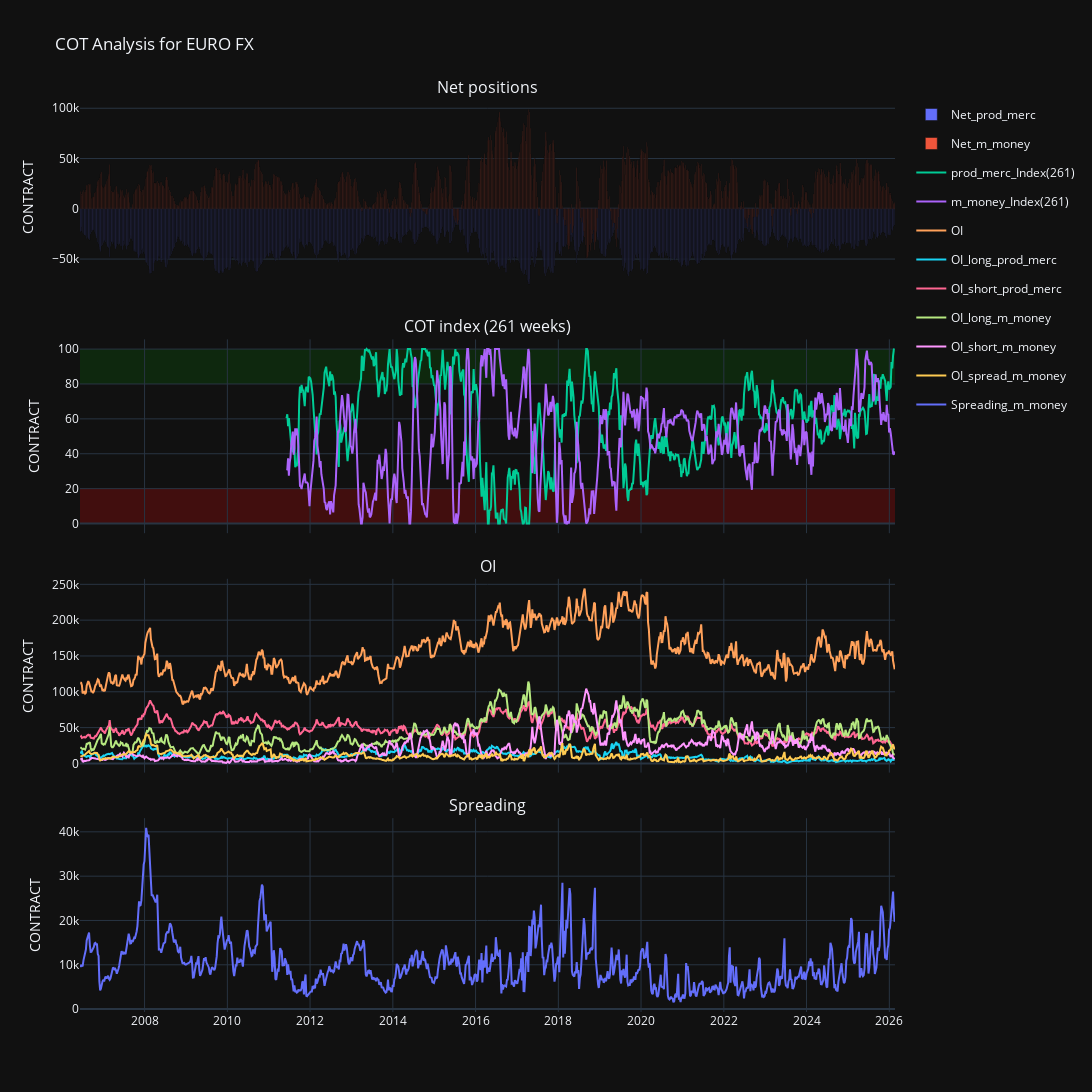

Write notebook code for a chart like this one.
### Code cell
from plotly.subplots import make_subplots
import plotly.graph_objects as go

fig = make_subplots(rows=4, cols=1, shared_xaxes=True, vertical_spacing=0.05, subplot_titles=("Net positions", f"COT index ({N} weeks)", 'OI', 'Spreading'))

for col in df_net.columns:
    fig.add_trace(
        go.Bar(
            x=df_net.index,
            y=df_net[col],
            name=col,
            legendgroup=col,
        ),
        row=1, col=1
    )

for col in df_index.columns:
    fig.add_trace(
        go.Scatter(
            x=df_index.index,
            y=df_index[col],
            name=col,
            legendgroup=col
        ),
        row=2, col=1
    )

for col in df_oi.columns:
    fig.add_trace(
        go.Scatter(
            x=df_oi.index,
            y=df_oi[col],
            name=col,
            legendgroup=col
        ),
        row=3, col=1
    )

for col in df_spreading.columns:
    fig.add_trace(
        go.Scatter(
            x=df_spreading.index,
            y=df_spreading[col],
            name=col,
            legendgroup=col
        ),
        row=4, col=1
    )

fig.add_shape(
    type='rect',
    xref='paper',  # spans the full width of the plot
    yref='y2',  # y-axis of subplot in row 1
    x0=0,
    x1=1,
    y0=80,       # Adjust based on your y-axis range
    y1=100,
    fillcolor='green',
    opacity=0.2,
    line_width=0,
    layer='below'
)

fig.add_shape(
    type='rect',
    xref='paper',  # spans the full width of the plot
    yref='y2',  # y-axis of subplot in row 1
    x0=0,
    x1=1,
    y0=0,              # Adjust based on your y-axis range
    y1=20,
    fillcolor='red',
    opacity=0.2,
    line_width=0,
    layer='below'
)

# Update layout
fig.update_layout(
    height=2000,
    width=1450,
    title_text=f"COT Analysis for EURO FX",
    template='plotly_dark',
    hovermode='x unified',  # or 'x unified' or 'closest',
)

fig.update_yaxes(title_text='CONTRACT')

### Figure 1 — Plotly figure (JSON) as saved in the notebook; plotly's stock layout.template omitted (floating-point values rounded to 4 significant figures; data arrays with more than 128 entries replaced by an {"elided": "..."} marker saying what was removed)
{"data": [{"legendgroup": "Net_prod_merc", "name": "Net_prod_merc", "type": "bar", "x": {"elided": "1028 str values"}, "xaxis": "x", "y": {"elided": "1028 int values"}, "yaxis": "y"}, {"legendgroup": "Net_m_money", "name": "Net_m_money", "type": "bar", "x": {"elided": "1028 str values"}, "xaxis": "x", "y": {"elided": "1028 int values"}, "yaxis": "y"}, {"legendgroup": "prod_merc_Index(261)", "name": "prod_merc_Index(261)", "type": "scatter", "x": {"elided": "768 str values"}, "xaxis": "x2", "y": {"elided": "768 float values"}, "yaxis": "y2"}, {"legendgroup": "m_money_Index(261)", "name": "m_money_Index(261)", "type": "scatter", "x": {"elided": "768 str values"}, "xaxis": "x2", "y": {"elided": "768 float values"}, "yaxis": "y2"}, {"legendgroup": "OI", "name": "OI", "type": "scatter", "x": {"elided": "1028 str values"}, "xaxis": "x3", "y": {"elided": "1028 int values"}, "yaxis": "y3"}, {"legendgroup": "OI_long_prod_merc", "name": "OI_long_prod_merc", "type": "scatter", "x": {"elided": "1028 str values"}, "xaxis": "x3", "y": {"elided": "1028 float values"}, "yaxis": "y3"}, {"legendgroup": "OI_short_prod_merc", "name": "OI_short_prod_merc", "type": "scatter", "x": {"elided": "1028 str values"}, "xaxis": "x3", "y": {"elided": "1028 float values"}, "yaxis": "y3"}, {"legendgroup": "OI_long_m_money", "name": "OI_long_m_money", "type": "scatter", "x": {"elided": "1028 str values"}, "xaxis": "x3", "y": {"elided": "1028 float values"}, "yaxis": "y3"}, {"legendgroup": "OI_short_m_money", "name": "OI_short_m_money", "type": "scatter", "x": {"elided": "1028 str values"}, "xaxis": "x3", "y": {"elided": "1028 float values"}, "yaxis": "y3"}, {"legendgroup": "OI_spread_m_money", "name": "OI_spread_m_money", "type": "scatter", "x": {"elided": "1028 str values"}, "xaxis": "x3", "y": {"elided": "1028 float values"}, "yaxis": "y3"}, {"legendgroup": "Spreading_m_money", "name": "Spreading_m_money", "type": "scatter", "x": {"elided": "1028 str values"}, "xaxis": "x4", "y": {"elided": "1028 int values"}, "yaxis": "y4"}], "layout": {"annotations": [{"font": {"size": 16}, "showarrow": false, "text": "Net positions", "x": 0.5, "xanchor": "center", "xref": "paper", "y": 1, "yanchor": "bottom", "yref": "paper"}, {"font": {"size": 16}, "showarrow": false, "text": "COT index (261 weeks)", "x": 0.5, "xanchor": "center", "xref": "paper", "y": 0.7375, "yanchor": "bottom", "yref": "paper"}, {"font": {"size": 16}, "showarrow": false, "text": "OI", "x": 0.5, "xanchor": "center", "xref": "paper", "y": 0.475, "yanchor": "bottom", "yref": "paper"}, {"font": {"size": 16}, "showarrow": false, "text": "Spreading", "x": 0.5, "xanchor": "center", "xref": "paper", "y": 0.2125, "yanchor": "bottom", "yref": "paper"}], "height": 2000, "hovermode": "x unified", "shapes": [{"fillcolor": "green", "layer": "below", "line": {"width": 0}, "opacity": 0.2, "type": "rect", "x0": 0, "x1": 1, "xref": "paper", "y0": 80, "y1": 100, "yref": "y2"}, {"fillcolor": "red", "layer": "below", "line": {"width": 0}, "opacity": 0.2, "type": "rect", "x0": 0, "x1": 1, "xref": "paper", "y0": 0, "y1": 20, "yref": "y2"}], "title": {"text": "COT Analysis for EURO FX"}, "width": 1450, "xaxis": {"anchor": "y", "domain": [0, 1], "matches": "x4", "showticklabels": false}, "xaxis2": {"anchor": "y2", "domain": [0, 1], "matches": "x4", "showticklabels": false}, "xaxis3": {"anchor": "y3", "domain": [0, 1], "matches": "x4", "showticklabels": false}, "xaxis4": {"anchor": "y4", "domain": [0, 1]}, "yaxis": {"anchor": "x", "domain": [0.7875, 1], "title": {"text": "CONTRACT"}}, "yaxis2": {"anchor": "x2", "domain": [0.525, 0.7375], "title": {"text": "CONTRACT"}}, "yaxis3": {"anchor": "x3", "domain": [0.2625, 0.475], "title": {"text": "CONTRACT"}}, "yaxis4": {"anchor": "x4", "domain": [0, 0.2125], "title": {"text": "CONTRACT"}}}}
